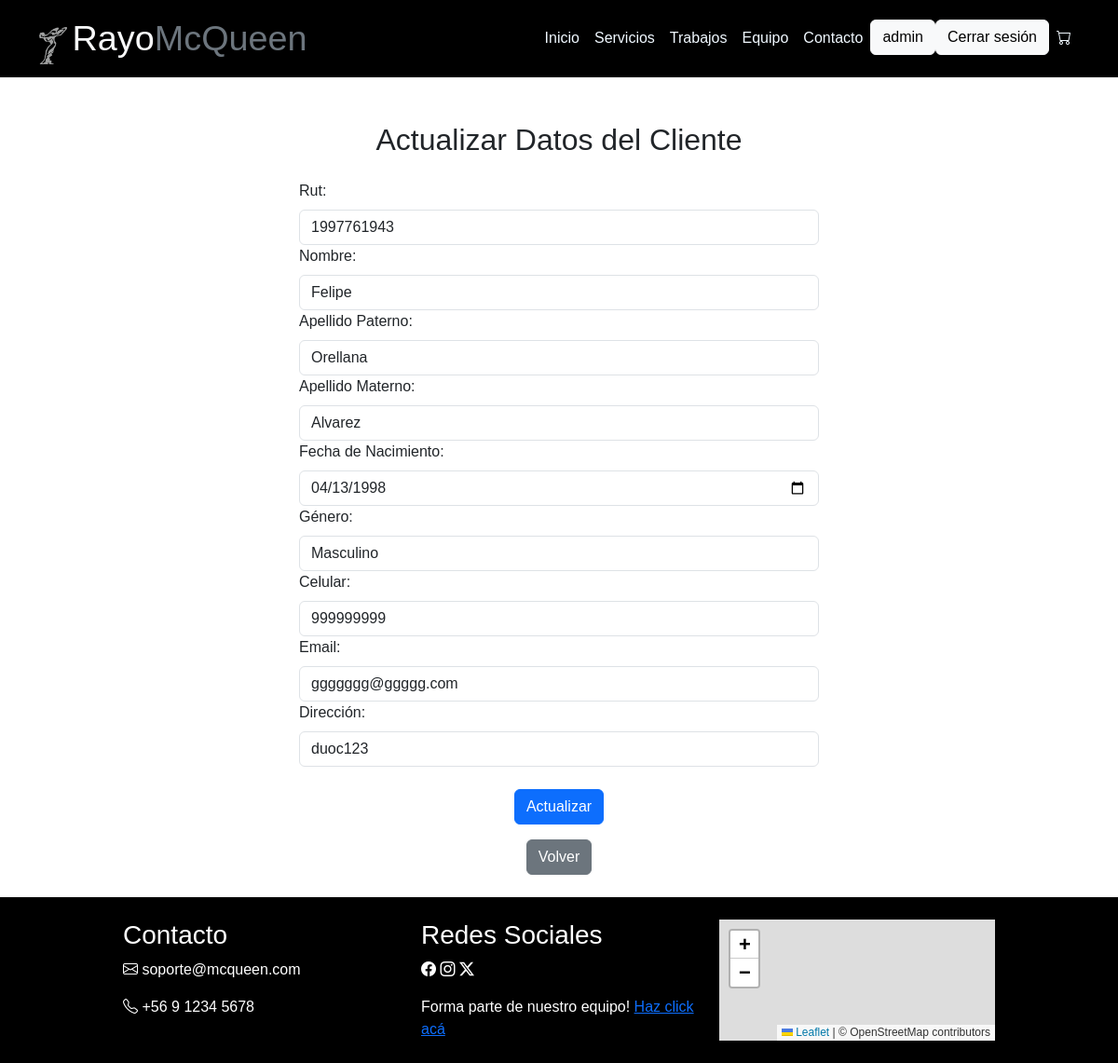
Page /administrador/clientes_findEdit/1997761943 (signed in) on the committed database.
### administrador/models.py (models this page shows, shortened)
class Cliente(models.Model):
    rut              = models.CharField(primary_key=True, max_length=10)
    nombre           = models.CharField(max_length=20)
    apellido_paterno = models.CharField(max_length=20)
    apellido_materno = models.CharField(max_length=20)
    fecha_nacimiento = models.DateField(blank=False, null=False)
    id_genero        = models.ForeignKey('Genero',on_delete=models.CASCADE, db_column='idGenero')
    telefono         = models.CharField(max_length=45)
    email            = models.EmailField(unique=True, max_length=100, blank=True, null=True)
    direccion        = models.CharField(max_length=50, blank=True, null=True)
    activo           = models.IntegerField()

### administrador/views.py (the view)
# urls.py: path('clientes_findEdit/<str:pk>', views.clientes_findEdit, name='clientes_findEdit'),
@permission_required('administrador.can_add_usuario', login_url='index')
def clientes_findEdit(request,pk):
    if pk != "":
        cliente=Cliente.objects.get(rut=pk)
        generos=Genero.objects.all()
        print(type(cliente.id_genero.genero))
        context={'cliente':cliente, 'generos':generos}
        if cliente:
            return render(request, 'administrador/clientes_edit.html', context)
        else:
            context={'mensaje':"Error, rut no existe..."}
            return render(request, 'administrador/clientes_list.html', context)

### administrador/templates/administrador/clientes_edit.html (shortened to what this page needs)
<!DOCTYPE html>
<html lang="en">
<head>
    <link href="https://stackpath.bootstrapcdn.com/bootstrap/4.5.2/css/bootstrap.min.css" rel="stylesheet">
</head>
<body>
    <div id="navbar">{% include 'taller/navbar.html' %}</div>
    <div class="container mt-5">
        {% if cliente %}
            <h2 class="text-center mb-4">Actualizar Datos del Cliente</h2>
            <form action="{% url 'clientesUpdate' %}" method="POST" class="mb-3">
                <div class="form-group form-small">
                    <label for="rut">Rut:</label>
                    <input type="text" class="form-control" name="rut" id="rut" value="{{cliente.rut}}">
                </div>
                <div class="form-group form-small">
                    <label for="nombre">Nombre:</label>
                    <input type="text" class="form-control" name="nombre" id="nombre" value="{{cliente.nombre}}">
                </div>
                <div class="form-group form-small">
                    <label for="paterno">Apellido Paterno:</label>
                    <input type="text" class="form-control" name="paterno" id="paterno" value="{{cliente.apellido_paterno}}">
                </div>
                <div class="form-group form-small">
                    <label for="materno">Apellido Materno:</label>
                    <input type="text" class="form-control" name="materno" id="materno" value="{{cliente.apellido_materno}}">
                </div>
                <div class="form-group form-small">
                    <label for="fechaNac">Fecha de Nacimiento:</label>
                    <input type="date" class="form-control" name="fechaNac" id="fechaNac" value="{{cliente.fecha_nacimiento|date:'Y-m-d'}}">
                </div>
                <div class="form-group form-small">
                    <label for="genero">Género:</label>
                    <select class="form-control" name="genero" id="genero">
                        {% for genero in generos %}
                            {% if genero.genero == cliente.id_genero.genero %}
                                <option value="{{genero.id_genero}}" selected>{{genero.genero}}</option>
                            {% else %}
                                <option value="{{genero.id_genero}}">{{genero.genero}}</option>
                            {% endif %}
                        {% endfor %}
                    </select>
                </div>
                <div class="form-group form-small">
                    <label for="telefono">Celular:</label>
                    <input type="text" class="form-control" name="telefono" id="telefono" value="{{cliente.telefono}}">
                </div>
                <div class="form-group form-small">
                    <label for="email">Email:</label>
                    <input type="email" class="form-control" name="email" id="email" value="{{cliente.email}}">
                </div>
                <div class="form-group form-small">
                    <label for="direccion">Dirección:</label>
                    <input type="text" class="form-control" name="direccion" id="direccion" value="{{cliente.direccion}}">
                </div>
                <br>
                <div class="text-center">
                    <button type="submit" class="btn btn-primary" name="opcion" value="Actualizar">Actualizar</button>
                </div>
            </form>
        {% endif %}
        <div class="text-center mt-3">
            <a href="{% url 'crud' %}" class="btn btn-secondary">Volver</a>
        </div>
        <br>
    </div>
    <div id="footer">{% include 'taller/footer.html' %}</div>
</body>
</html>

### taller/templates/taller/navbar.html (shortened to what this page needs)
{% load static %}
<!DOCTYPE html>
<html lang="en">
  <head>
    {% load bootstrap5 %}
    {% bootstrap_css %}
    <link
      rel="stylesheet"
      href="https://cdn.jsdelivr.net/npm/bootstrap-icons@1.11.3/font/bootstrap-icons.min.css"
    />
    <link rel="stylesheet" href="{% static 'style.css' %}" />
  </head>
  <body>
<nav id="navbar" class="navbar navbar-expand-lg" style="background-color: black">
    <div class="container">
      <a class="navbar-brand"
        ><img src="{% static 'img/rollsroyce.png' %}" alt="error" width="30" height="40" />
        <span class="text-light" style="font-size: 10mm">Rayo</span
        ><span class="text-secondary" style="font-size: 10mm"
          >McQueen</span
        ></a
      >
      <div class="collapse navbar-collapse" id="navbarSupportedContent">
        <ul class="navbar-nav ms-auto mb-2 mb-lg-0">
          <li class="nav-item">
            <a
              class="nav-link active"
              aria-current="page"
              href="{% url 'index' %}"
              style="color: aliceblue"
              >Inicio</a
            >
          </li>
          <li class="nav-item">
            <button
              class="nav-link"
              data-bs-toggle="modal"
              data-bs-target="#exampleModal"
              style="color: aliceblue; background: none; border: none;"
            >
              Servicios
            </button>
          </li>
          <li class="nav-item">
            <a class="nav-link" href="{% url 'trabajos' %}" style="color: aliceblue"
              >Trabajos</a
            >
          </li>
          <li class="nav-item">
            <a class="nav-link" href="{% url 'equipo' %}" style="color: aliceblue"
              >Equipo</a
            >
          </li>
          <li class="nav-item">
            <a class="nav-link" href="{% url 'contacto' %}" style="color: aliceblue"
              >Contacto</a
            >
          </li>
          <li>
            {% if user.is_authenticated %}
              <a type="button" class="btn btn-light" href="{% url 'crud' %}">{{user.username}}</a>
                <li>
                  <a type="button" class="btn btn-light" href="{% url 'logout' %}">Cerrar sesión</a>
                </li>
            {% else %}
              <a type="button" class="btn btn-light" href="{% url 'login' %}">CREAR UNA CUENTA/INGRESA</a>
            {% endif %}
          </li>
          <li class="nav-item">
            <a
              class="nav-link"
              type="button"
              data-bs-toggle="popover"
              title="0 productos"
              data-bs-content="Tu
              carrito está vacío."
              style="color: aliceblue"
              ><i class="bi bi-cart"></i>
            </a>
          </li>
        </ul>
      </div>
    </div>
  </nav>
</body>
</html>

### administrador/static/style.css (style rules this page uses)
* { margin: 0; padding: 0; box-sizing: border-box; font-family: "Gill Sans", "Gill Sans MT", Calibri, "Trebuchet MS", sans-serif; }
body { margin: 0; background-color: white; min-height: 100vh; display: grid; grid-template-rows: auto 1fr auto; }

### administrador/templates/administrador/clientes_edit.html (style rules this page uses)
.form-small { width: 50%; margin: auto; }

### rows in the picture
Cliente: rut "1997761943", nombre "Felipe", paterno "Orellana", materno "Alvarez", fechaNac "04/13/1998", telefono "999999999", email "ggggggg@ggggg.com", direccion "duoc123"

### other values in the picture
{{ user.username }} "admin"
form field genero "Masculino"
